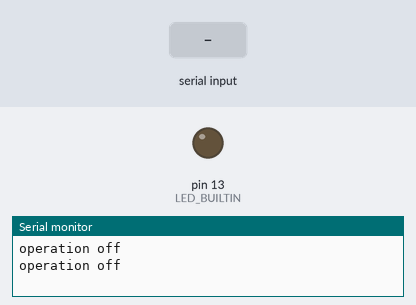
A sketch run on a simulated Arduino Uno, built with avr-gcc and run on an emulated ATmega328P. Parts: output pins drawn as LEDs (lit = HIGH), the last lines printed to the serial monitor. Inputs (shaded band) come from the test bench.

Above: at 1.2 s.
1.3 s: "c" received over Serial
At 2.0 s:
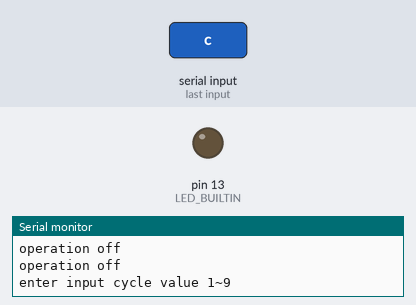
2.8 s: "0" received over Serial
At 3.4 s:
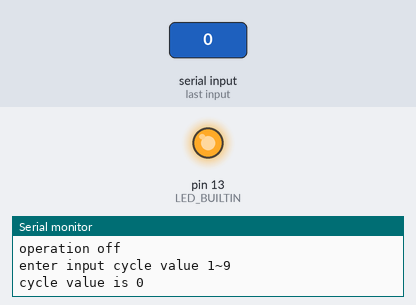
Timing chart, 0 to 5.8 s (numbered marks = the images above; inputs shaded):
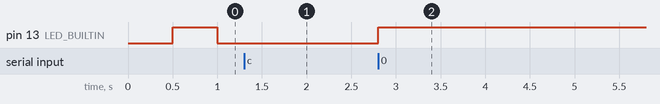

The sketch:

sendirdata.ino
```cpp
#include <MsTimer2.h>
#include <IRremote.hpp>

#define ADDRESS 0xA15E
#define POWER 0x26
#define SLEEPMODE 0xA6
#define MODE 0x66
#define UP 0xE6
#define DOWN 0x16
#define TIMER 0x98
#define WINDPOWER 0x56
#define WINDDIR 0xD6
#define TURBO 0x36

#define PERIODTIME 1800 //1 CYCLE = 30MINUTE

////INPUT DATA////
#define FIRST_TIME     1 * 1800
#define SECCOND_TIME  3 * 1800

uint8_t cycle = 6;//2 per 1 cycle , explain: if at cycle=4 FIRST_TIME = 1 * 1800, SECCOND_TIME = 2 * 1800, total time = fir time 2 + sec time 2 =(1*1800*2)+(2*1800*2)
//////////////////


const int IR_LED_PIN = 3;
uint32_t after_CNT = 0;
uint32_t duration_CNT = 0;
uint8_t blink = 0;
uint8_t onoff = 0;
uint8_t flag = 0;
uint8_t temp = 0;

IRsend irsend;

enum _state {    // 열거형 정의
    After = 0,         // 초깃값 할당
    Duration,
}state;

void setup() {
  MsTimer2::set(500, counterfunc);
  MsTimer2::start();

  Serial.begin(9600);
  pinMode(LED_BUILTIN, OUTPUT);
  irsend.begin(IR_LED_PIN); // Start with IR_SEND_PIN as send pin and enable feedback LED at default feedback LED pin

}

void loop() {

  if (Serial.available() > 0) {
    temp = Serial.read();
    if(temp == '0'){onoff = 0;}
    else if (temp == '2'){
      irsend.sendNEC(0xA15E26D9, 32);//testdone
      Serial.println("force operation on");
      onoff = 1;
      }
      else if (temp == 'c' || temp == 'C'){
      delay(50);
      Serial.println("enter input cycle value 1~9");
      delay(50);
      while(1){
        if (Serial.available() > 0) {
          cycle = Serial.read()-48;
          break;
        }
      }
      Serial.print("cycle value is ");
      Serial.println(cycle);

      }
    else{onoff = 1;}

  }

  if(blink%2){digitalWrite(LED_BUILTIN, HIGH);  flag = 0;}
  else
  {
    if(flag == 0){
      digitalWrite(LED_BUILTIN, LOW);
      if(onoff == 0)
      {
        after_CNT = 0;
        duration_CNT = 0;
        Serial.println("operation off");
      }
      else{
        Serial.print("operation on. ");
        Serial.print("cycle: ");
        Serial.print(cycle);
        Serial.print("  after_CNT, duration_CNT: ");
        Serial.print(after_CNT);
        Serial.print(", ");
        Serial.println(duration_CNT);
      }
    }
    flag = 1;
  }

  if(after_CNT>FIRST_TIME)
  {
    irsend.sendNEC(0xA15E26D9, 32);//testdone
    Serial.println("FIRST_TIME");
    after_CNT = 0;
    state = Duration;
    cycle--;
  }

  if(duration_CNT>SECCOND_TIME)
  {
    irsend.sendNEC(0xA15E26D9, 32);//testdone //A1=address, 5E=invert address, 26=commend, D9=invert commend
    Serial.println("SECCOND_TIME");
    duration_CNT = 0;
    state = After;
    cycle--;
  }
}

void counterfunc(){
  if(cycle>0){
    if(state == After){after_CNT++;}
    else {duration_CNT++;}
    blink++;
  }
}
```

Measured:
- after the input at 1.3 s, pin 13 (LED_BUILTIN): stays LOW (without the input it goes to HIGH after 0.20 s)
- after the input at 2.8 s, pin 13 (LED_BUILTIN): LOW → HIGH at once
